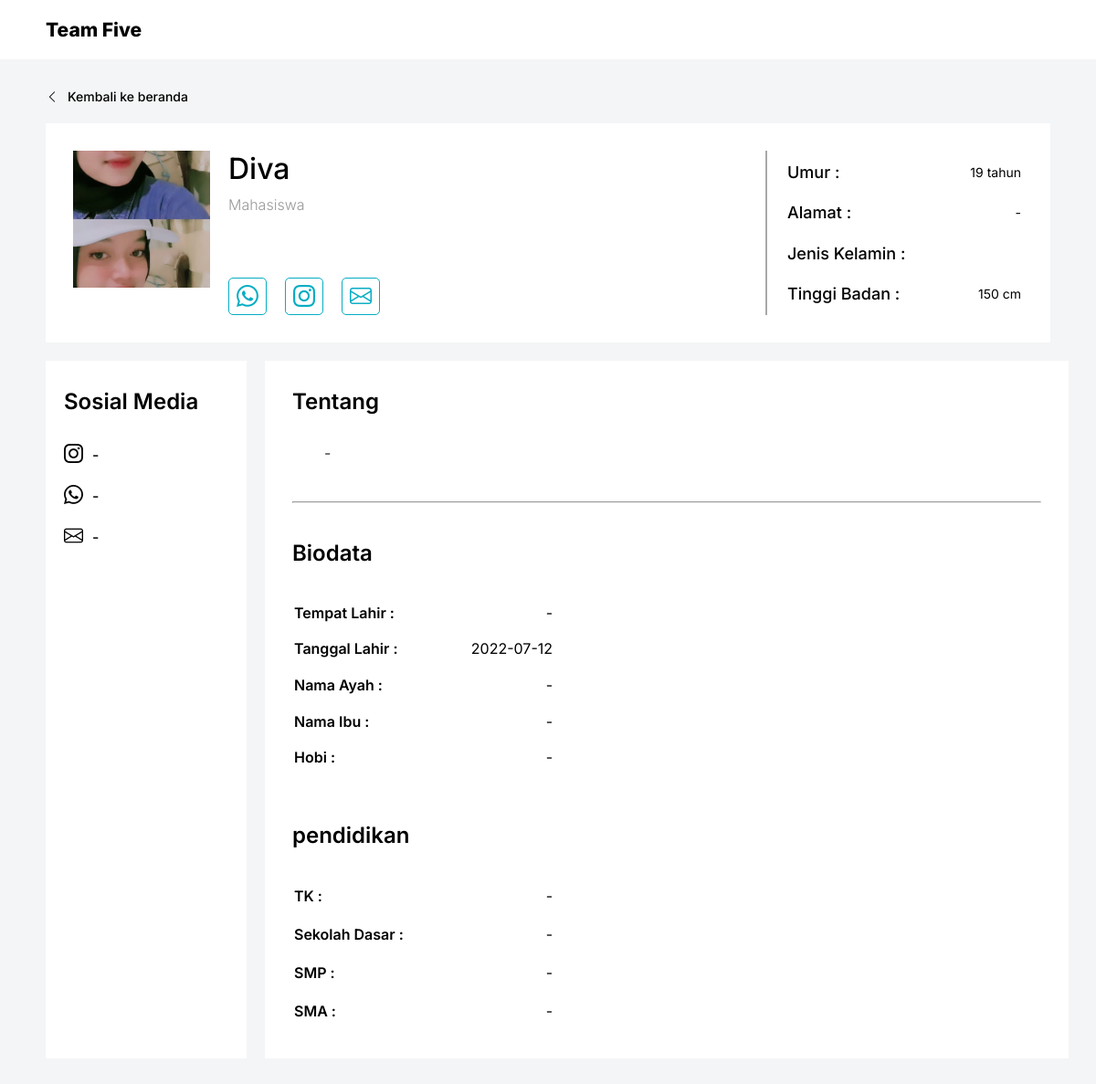
Screenshot of /detail.php?id=3 with the database file from the repository.
### tables this page shows
CREATE TABLE `user` (
  `id` int(11) NOT NULL,
  `nama` varchar(100) NOT NULL,
  `gambar` varchar(100) NOT NULL,
  `pekerjaan` varchar(100) NOT NULL,
  `umur` int(11) NOT NULL,
  `alamat` varchar(150) NOT NULL,
  `jenis_kelamin` varchar(100) NOT NULL,
  `tinggi_badan` varchar(100) NOT NULL,
  `tentang` text NOT NULL,
  `tempat_lahir` varchar(100) NOT NULL,
  `tanggal_lahir` date NOT NULL,
  `nama_ayah` varchar(100) NOT NULL,
  `nama_ibu` varchar(100) NOT NULL,
  `hobi` varchar(100) NOT NULL,
  `tk` varchar(100) NOT NULL,
  `sd` varchar(100) NOT NULL,
  `smp` varchar(100) NOT NULL,
  `sma` varchar(100) NOT NULL,
  `ig` varchar(100) DEFAULT NULL,
  `email` varchar(100) NOT NULL,
  `wa` varchar(100) DEFAULT NULL,
  `tanggal_dibuat` date DEFAULT NULL,
  `tanggal_diubah` date DEFAULT NULL
);

### detail.php (the view, shortened to what this page needs)
<?php
    $id = $_GET['id'];
    $db = mysqli_connect('localhost', 'root', '', 'biodata_db');
    $member = mysqli_query($db, "SELECT * FROM user WHERE id = $id");
    $member = mysqli_fetch_assoc($member);
?>
<!DOCTYPE html>
<html lang="en">
<head>
    <link rel="stylesheet" href="https://cdn.jsdelivr.net/npm/bootstrap-icons@1.8.3/font/bootstrap-icons.css">
    <link rel="stylesheet" href="css/detail.css">
</head>
<body>
    <nav>
        <h1>Team Five</h1>
    </nav>
    <div class="wrapper">
        <a class="back" href="./index.php"><i class="bi bi-chevron-left"></i>Kembali ke beranda </a>
        <section class="top-section">
            <img src="./img/<?= $member['gambar'] ?>" alt="" class="image">
            <div class="group-1">
                <p class="name"><?= $member['nama'] ?></p>
                <p class="job"><?= $member['pekerjaan'] ?></p>
                <div class="btn-group">
                    <div class="icon">
                        <i class="wa bi bi-whatsapp"></i>
                    </div>
                    <div class="icon">
                        <a href="https://www.instagram.com/<?= $member['ig'] ?>" target="_blank">
                            <i class="bi bi-instagram"></i>
                        </a>
                    </div>
                    <div class="icon">
                        <a href="mailto: <?= $member['email'] ?>">
                            <i class="bi bi-envelope"></i>
                        </a>
                    </div>
                </div>
            </div>
            <div class="group-2">
                <table>
                    <tr>
                        <td>Umur :</td>
                        <td><?= $member['umur'] ?> tahun</td>
                    </tr>
                    <tr>
                        <td>Alamat :</td>
                        <td><?= $member['alamat'] ?></td>
                    </tr>
                    <tr>
                        <td>Jenis Kelamin :</td>
                        <td><?= $member['jenis_kelamin'] ?></td>
                    </tr>
                    <tr>
                        <td>Tinggi Badan :</td>
                        <td><?= $member['tinggi_badan'] ?> cm</td>
                    </tr>
                </table>
            </div>
        </section>
        <section class="bottom-section">
            <div class="left-side">
                <p class="sosmed">Sosial Media</p>
                <p class="sosmed-list ig"><i class="bi bi-instagram"></i><?= $member['ig'] ?></p>
                <p class="sosmed-list wa"><i class="bi bi-whatsapp"></i><?= $member['wa'] ?></p>
                <p class="sosmed-list email"><i class="bi bi-envelope"></i><?= $member['email'] ?></p>
            </div>
            <div class="right-side">
                <h4>Tentang</h4>
                <p class="desc">
                <?= $member['tentang'] ?>
                </p>
                <hr>
                <h4>Biodata</h4>
                <table class="biodata" >
                    <tr>
                        <td>Tempat Lahir :</td>
                        <td><?= $member['tempat_lahir'] ?></td>
                    </tr>
                    <tr>
                        <td>Tanggal Lahir :</td>
                        <td><?= $member['tanggal_lahir'] ?></td>
                    </tr>
                    <tr>
                        <td>Nama Ayah :</td>
                        <td><?= $member['nama_ayah'] ?></td>
                    </tr>
                    <tr>
                        <td>Nama Ibu :</td>
                        <td><?= $member['nama_ibu'] ?></td>
                    </tr>
                    <tr>
                        <td>Hobi :</td>
                        <td><?= $member['hobi'] ?></td>
                    </tr>
                </table>
                <h4>pendidikan</h4>
                <table class="pendidikan" >
                    <tr>
                        <td>TK :</td>
                        <td><?= $member['tk'] ?></td>
                    </tr>
                    <tr>
                        <td>Sekolah Dasar :</td>
                        <td><?= $member['sd'] ?></td>
                    </tr>
                    <tr>
                        <td>SMP :</td>
                        <td><?= $member['smp'] ?></td>
                    </tr>
                    <tr>
                        <td>SMA :</td>
                        <td><?= $member['sma'] ?></td>
                    </tr>
                </table>
            </div>
        </section>
    </div>
</body>
</html>

### css/detail.css (style rules this page uses)
* { padding: 0; margin: 0; font-family: 'Inter', sans-serif; }
body { background-color: #F4F5F6; }
nav { padding: 20px 50px; background-color: white; display: flex; justify-content: space-between; align-items: center; }
nav h1 { background-color: white; font-size: 21px; font-family: 'Inter', sans-serif; font-weight: 800; }
.wrapper { padding: 30px 50px; }
.wrapper a.back { font-size: 14px; font-weight: 500; text-decoration: none; color: #000; }
.wrapper a.back > i { font-weight: 500; margin-right: 10px; }
section.top-section { margin-top: 20px; width: 100%; height: 30vh; background-color: #fff; padding: 30px; box-sizing: border-box; display: flex; }
section.top-section .group-1 { margin-left: 20px; display: flex; flex-direction: column; border-right: 2px solid #A8A8A8; flex-grow: 1; }
section.top-section img { width: 150px; height: 150px; object-fit: cover; }
section.top-section .name { font-size: 32px; font-weight: 500; margin: 0; }
section.top-section .job { font-weight: 300; color: #989898; margin-top: 10px; flex-grow: 1; }
section.top-section .group-1 .btn-group { display: flex; }
section.top-section .group-1 .btn-group i { color: #06ADC3; font-size: 24px; }
section.top-section .group-1 .btn-group .icon { border-radius: 5px; padding: 5px 8px; border: 1.5px #06ADC3 solid; }
section.top-section .group-1 .btn-group .icon:nth-child(2) { margin: 0 20px; }
section.top-section .group-2 { margin-left: 20px; width: 25%; }
section.top-section .group-2 table { width: 100%; height: 100%; }
section.top-section .group-2 table tr td { text-align: left; font-weight: 500; font-size: 18px; }
section.top-section .group-2 table tr td:nth-child(2) { font-weight: 400; font-size: 14px; text-align: right; }
section.bottom-section { margin-top: 20px; display: grid; grid-template-columns: 20% 80%; column-gap: 20px; }
section.bottom-section .left-side { padding: 30px 20px; box-sizing: border-box; background-color: #fff; }
section.bottom-section p.sosmed { font-weight: 600; font-family: 'Inter', sans-serif; font-size: 24px; margin-bottom: 30px; }
section.bottom-section p.sosmed-list { margin-bottom: 20px; font-size: 16px; font-weight: 500; word-wrap: break-word; }
section.bottom-section p.sosmed-list > i { font-size: 21px; margin-right: 10px; }
section.bottom-section p.sosmed-list.email { width: 80%; }
section.bottom-section .right-side { background-color: white; padding: 30px; }
section.bottom-section .right-side h4 { font-weight: 600; font-size: 24px; margin-bottom: 30px; }
section.bottom-section .right-side p.desc { line-height: 25px; text-align: justify; text-indent: 35px; color: #2E2E2E; }
section.bottom-section hr { margin: 40px 0; }
section.bottom-section table tr td:nth-child(1) { text-align: left; font-weight: 600; }
section.bottom-section table tr td:nth-child(2) { text-align: right; }
section.bottom-section table.biodata { width: 35%; height: 200px; margin-bottom: 50px; }
section.bottom-section table.pendidikan { width: 35%; height: 170px; }

### rows the page displays
user: gambar (picture), nama "Diva", pekerjaan "Mahasiswa", umur "19", alamat "-", tinggi_badan "150", ig "-", wa "-", email "-", tentang "-", tempat_lahir "-", tanggal_lahir "2022-07-12", nama_ayah "-", nama_ibu "-", hobi "-", tk "-", sd "-", smp "-", sma "-"
